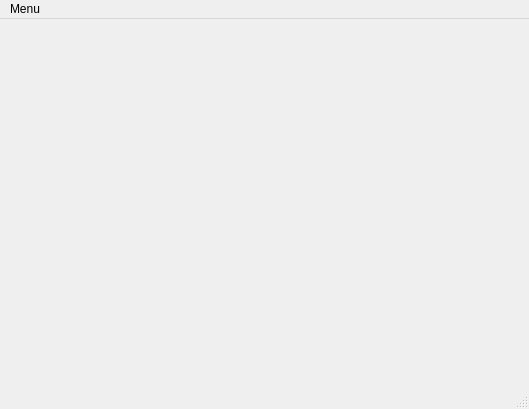
<?xml version="1.0" encoding="UTF-8"?>
<ui version="4.0">
 <class>MainWindow</class>
 <widget class="QMainWindow" name="MainWindow">
  <property name="geometry">
   <rect>
    <x>0</x>
    <y>0</y>
    <width>529</width>
    <height>409</height>
   </rect>
  </property>
  <property name="windowTitle">
   <string>MainWindow</string>
  </property>
  <widget class="QWidget" name="centralWidget">
   <layout class="QHBoxLayout" name="horizontalLayout_2">
    <item>
     <layout class="QHBoxLayout" name="horizontalLayout"/>
    </item>
   </layout>
  </widget>
  <widget class="QMenuBar" name="menuBar">
   <property name="geometry">
    <rect>
     <x>0</x>
     <y>0</y>
     <width>529</width>
     <height>19</height>
    </rect>
   </property>
   <widget class="QMenu" name="menuMenu">
    <property name="title">
     <string>Menu</string>
    </property>
    <addaction name="actionROI_Extraction"/>
    <addaction name="actionCut_Down_With_Classes"/>
   </widget>
   <addaction name="menuMenu"/>
  </widget>
  <widget class="QStatusBar" name="statusBar"/>
  <action name="actionROI_Extraction">
   <property name="text">
    <string>ROI Extraction</string>
   </property>
  </action>
  <action name="actionCut_Down_With_Classes">
   <property name="text">
    <string>Cut Down With Classes</string>
   </property>
  </action>
 </widget>
 <layoutdefault spacing="6" margin="11"/>
 <resources/>
 <connections/>
</ui>
